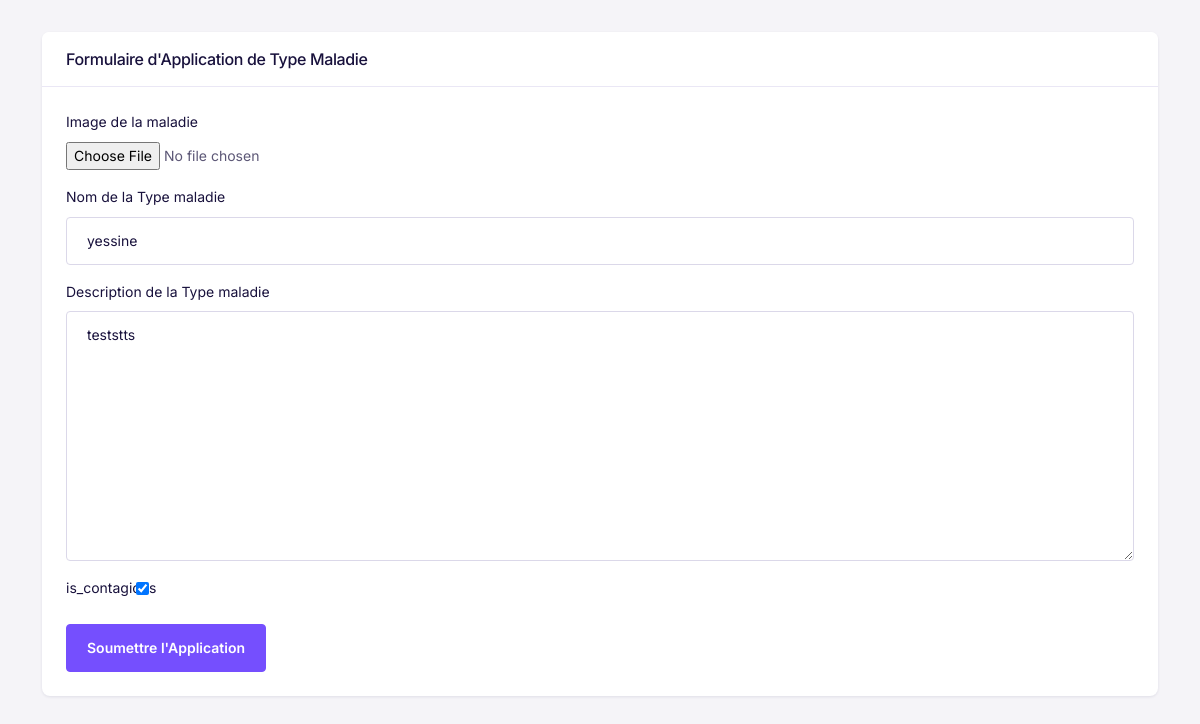
The app's page /typemaladies/3/update/ with its own data.
### TypeMaladie/models.py (models this page shows, shortened)
class TypeMaladie(models.Model):
    nom = models.CharField(max_length=200, unique=True, verbose_name="Nom de la type de maladie")
    description = models.TextField(verbose_name="Description de la type de maladie")
    image = models.ImageField(upload_to='typemaladies/', verbose_name="Image de la type de maladie", null=True, blank=True)
    is_contagious = models.BooleanField(default=True)
    date_publication = models.DateTimeField(auto_now_add=True, verbose_name="Date de publication")
    owner = models.ForeignKey(settings.AUTH_USER_MODEL, on_delete=models.CASCADE, related_name='typemaladies', null=True)
    class Meta:
        verbose_name = "TypeMaladie"
        verbose_name_plural = "TypeMaladie"
        ordering = ['-date_publication']

### TypeMaladie/views.py (the view)
# urls.py: path('typemaladies/<int:pk>/update/', TypeMaladieUpdateView.as_view(), name='type_maladie_update'),
class TypeMaladieUpdateView(UpdateView):
    model = TypeMaladie
    form_class = TypeMaladieForm
    template_name = 'type_maladie_form.html'
    success_url = reverse_lazy('type_maladie_list')
    def get_queryset(self):
        return TypeMaladie.objects.filter(id=self.kwargs['pk'])

### TypeMaladie/forms.py
class TypeMaladieForm(forms.ModelForm):
    class Meta:
        model = TypeMaladie
        fields = ['nom', 'description', 'image', 'is_contagious']
        widgets = {
            'nom': forms.TextInput(attrs={'class': 'form-control', 'placeholder': 'Nom de la Type Maladie'}),
            'description': forms.Textarea(attrs={'class': 'form-control', 'placeholder': 'Description de la Type Maladie'}),
            'image': forms.FileInput(attrs={'class': 'form-control-file'}),
            'is_contagious': forms.CheckboxInput(attrs={'class': 'form-check-input'}),
        }

### TypeMaladie/templates/type_maladie_form.html (shortened to what this page needs)
<!DOCTYPE html>
<html lang="en">
{% load static %}
<head>
    <link href="{% static 'assets/fonts/feather/feather.css' %}" rel="stylesheet">
    <link href="{% static 'assets/libs/dragula/dist/dragula.min.css' %}" rel="stylesheet">
    <link href="{% static 'assets/libs/@mdi/font/css/materialdesignicons.min.css' %}" rel="stylesheet">
    <link href="{% static 'assets/libs/prismjs/themes/prism.css' %}" rel="stylesheet">
    <link href="{% static 'assets/libs/dropzone/dist/dropzone.css' %}" rel="stylesheet">
    <link href="{% static 'assets/libs/magnific-popup/dist/magnific-popup.css' %}" rel="stylesheet">
    <link href="{% static 'assets/libs/bootstrap-select/dist/css/bootstrap-select.min.css' %}" rel="stylesheet">
    <link href="{% static 'assets/libs/@yaireo/tagify/dist/tagify.css' %}" rel="stylesheet">
    <link href="{% static 'assets/libs/tiny-slider/dist/tiny-slider.css' %}" rel="stylesheet">
    <link href="{% static 'assets/libs/tippy.js/dist/tippy.css' %}" rel="stylesheet">
    <link rel="stylesheet" href="{% static 'assets/css/theme.min.css' %}">
</head>
<body>
    <div class="container mt-5">
        <div class="card mb-3">
            <div class="card-header border-bottom px-4 py-3">
                <h4 class="mb-0">Formulaire d'Application de Type Maladie</h4>
            </div>
            <div class="card-body">
                <form method="post" enctype="multipart/form-data">
                    <div class="form-group mb-3">
                        <label for="id_image" class="form-label">Image de la maladie</label>
                        {{ form.image }}
                    </div>
                    <div class="form-group mb-3">
                        <label for="id_nom" class="form-label">Nom de la Type maladie</label>
                        {{ form.nom }}
                    </div>
                    <div class="form-group mb-3">
                        <label for="id_description" class="form-label">Description de la Type maladie</label>
                        {{ form.description }}
                    </div>
                    <div class="form-group mb-3">
                        <label for="id_causes" class="form-label">is_contagious</label>
                        {{ form.is_contagious }}
                    </div>
                    <button type="submit" class="btn btn-primary">Soumettre l'Application</button>
                </form>
            </div>
        </div>
    </div>
</body>
</html>

### records on screen
TypeMaladie: nom "yessine", description "teststts", is_contagious "☑"
